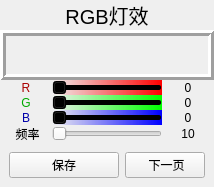
          <widget class="QWidget" name="page_rgb">
           <layout class="QVBoxLayout" name="verticalLayout_19">
            <property name="spacing">
             <number>0</number>
            </property>
            <property name="leftMargin">
             <number>0</number>
            </property>
            <property name="topMargin">
             <number>0</number>
            </property>
            <property name="rightMargin">
             <number>0</number>
            </property>
            <property name="bottomMargin">
             <number>0</number>
            </property>
            <item>
             <widget class="QLabel" name="label_14">
              <property name="font">
               <font>
                <pointsize>15</pointsize>
               </font>
              </property>
              <property name="text">
               <string>RGB灯效</string>
              </property>
              <property name="alignment">
               <set>Qt::AlignCenter</set>
              </property>
             </widget>
            </item>
            <item>
             <widget class="QFrame" name="frame_color">
              <property name="minimumSize">
               <size>
                <width>0</width>
                <height>50</height>
               </size>
              </property>
              <property name="frameShape">
               <enum>QFrame::Box</enum>
              </property>
              <property name="frameShadow">
               <enum>QFrame::Raised</enum>
              </property>
              <property name="lineWidth">
               <number>3</number>
              </property>
              <property name="midLineWidth">
               <number>0</number>
              </property>
             </widget>
            </item>
            <item>
             <widget class="QWidget" name="widget_8" native="true">
              <layout class="QHBoxLayout" name="horizontalLayout_7">
               <property name="spacing">
                <number>0</number>
               </property>
               <property name="leftMargin">
                <number>0</number>
               </property>
               <property name="topMargin">
                <number>0</number>
               </property>
               <property name="rightMargin">
                <number>0</number>
               </property>
               <property name="bottomMargin">
                <number>0</number>
               </property>
               <item>
                <widget class="QLabel" name="label_R">
                 <property name="styleSheet">
                  <string notr="true">color: rgb(170, 0, 0);
font: 9pt &quot;黑体&quot;;</string>
                 </property>
                 <property name="text">
                  <string>R</string>
                 </property>
                 <property name="alignment">
                  <set>Qt::AlignCenter</set>
                 </property>
                </widget>
               </item>
               <item>
                <widget class="QSlider" name="slider_R">
                 <property name="maximumSize">
                  <size>
                   <width>110</width>
                   <height>16777215</height>
                  </size>
                 </property>
                 <property name="styleSheet">
                  <string notr="true">background-color: qlineargradient(spread:pad, x1:0, y1:0, x2:1, y2:0, stop:0 rgba(0, 0, 0, 0), stop:1 rgba(255, 0, 0, 255));</string>
                 </property>
                 <property name="maximum">
                  <number>255</number>
                 </property>
                 <property name="orientation">
                  <enum>Qt::Horizontal</enum>
                 </property>
                </widget>
               </item>
               <item>
                <widget class="QLabel" name="label_R_value">
                 <property name="text">
                  <string>0</string>
                 </property>
                 <property name="alignment">
                  <set>Qt::AlignCenter</set>
                 </property>
                </widget>
               </item>
              </layout>
             </widget>
            </item>
            <item>
             <widget class="QWidget" name="widget_5" native="true">
              <layout class="QHBoxLayout" name="horizontalLayout_4">
               <property name="spacing">
                <number>0</number>
               </property>
               <property name="leftMargin">
                <number>0</number>
               </property>
               <property name="topMargin">
                <number>0</number>
               </property>
               <property name="rightMargin">
                <number>0</number>
               </property>
               <property name="bottomMargin">
                <number>0</number>
               </property>
               <item>
                <widget class="QLabel" name="label_G">
                 <property name="styleSheet">
                  <string notr="true">color: rgb(0, 170, 0);
font: 9pt &quot;黑体&quot;;</string>
                 </property>
                 <property name="text">
                  <string>G</string>
                 </property>
                 <property name="alignment">
                  <set>Qt::AlignCenter</set>
                 </property>
                </widget>
               </item>
               <item>
                <widget class="QSlider" name="slider_G">
                 <property name="maximumSize">
                  <size>
                   <width>110</width>
                   <height>16777215</height>
                  </size>
                 </property>
                 <property name="styleSheet">
                  <string notr="true">background-color: qlineargradient(spread:pad, x1:0, y1:0, x2:1, y2:0, stop:0 rgba(0, 0, 0, 0), stop:1 rgba(0, 255, 0, 255));</string>
                 </property>
                 <property name="maximum">
                  <number>255</number>
                 </property>
                 <property name="orientation">
                  <enum>Qt::Horizontal</enum>
                 </property>
                </widget>
               </item>
               <item>
                <widget class="QLabel" name="label_G_value">
                 <property name="text">
                  <string>0</string>
                 </property>
                 <property name="alignment">
                  <set>Qt::AlignCenter</set>
                 </property>
                </widget>
               </item>
              </layout>
             </widget>
            </item>
            <item>
             <widget class="QWidget" name="widget_6" native="true">
              <layout class="QHBoxLayout" name="horizontalLayout_5">
               <property name="spacing">
                <number>0</number>
               </property>
               <property name="leftMargin">
                <number>0</number>
               </property>
               <property name="topMargin">
                <number>0</number>
               </property>
               <property name="rightMargin">
                <number>0</number>
               </property>
               <property name="bottomMargin">
                <number>0</number>
               </property>
               <item>
                <widget class="QLabel" name="label_B">
                 <property name="styleSheet">
                  <string notr="true">color: rgb(0, 0, 170);
font: 9pt &quot;黑体&quot;;</string>
                 </property>
                 <property name="text">
                  <string>B</string>
                 </property>
                 <property name="alignment">
                  <set>Qt::AlignCenter</set>
                 </property>
                </widget>
               </item>
               <item>
                <widget class="QSlider" name="slider_B">
                 <property name="maximumSize">
                  <size>
                   <width>110</width>
                   <height>16777215</height>
                  </size>
                 </property>
                 <property name="styleSheet">
                  <string notr="true">background-color: qlineargradient(spread:pad, x1:0, y1:0, x2:1, y2:0, stop:0 rgba(0, 0, 0, 0), stop:1 rgba(0, 0, 255, 255));</string>
                 </property>
                 <property name="maximum">
                  <number>255</number>
                 </property>
                 <property name="orientation">
                  <enum>Qt::Horizontal</enum>
                 </property>
                </widget>
               </item>
               <item>
                <widget class="QLabel" name="label_B_value">
                 <property name="text">
                  <string>0</string>
                 </property>
                 <property name="alignment">
                  <set>Qt::AlignCenter</set>
                 </property>
                </widget>
               </item>
              </layout>
             </widget>
            </item>
            <item>
             <widget class="QWidget" name="widget_7" native="true">
              <layout class="QHBoxLayout" name="horizontalLayout_6">
               <property name="spacing">
                <number>0</number>
               </property>
               <property name="leftMargin">
                <number>0</number>
               </property>
               <property name="topMargin">
                <number>0</number>
               </property>
               <property name="rightMargin">
                <number>0</number>
               </property>
               <property name="bottomMargin">
                <number>0</number>
               </property>
               <item>
                <widget class="QLabel" name="label_interval">
                 <property name="text">
                  <string> 频率</string>
                 </property>
                 <property name="alignment">
                  <set>Qt::AlignCenter</set>
                 </property>
                </widget>
               </item>
               <item>
                <widget class="QSlider" name="slider_interval">
                 <property name="maximumSize">
                  <size>
                   <width>110</width>
                   <height>16777215</height>
                  </size>
                 </property>
                 <property name="layoutDirection">
                  <enum>Qt::LeftToRight</enum>
                 </property>
                 <property name="styleSheet">
                  <string notr="true"/>
                 </property>
                 <property name="minimum">
                  <number>10</number>
                 </property>
                 <property name="maximum">
                  <number>255</number>
                 </property>
                 <property name="value">
                  <number>10</number>
                 </property>
                 <property name="orientation">
                  <enum>Qt::Horizontal</enum>
                 </property>
                </widget>
               </item>
               <item>
                <widget class="QLabel" name="label_interval_value">
                 <property name="text">
                  <string>10</string>
                 </property>
                 <property name="alignment">
                  <set>Qt::AlignCenter</set>
                 </property>
                </widget>
               </item>
              </layout>
             </widget>
            </item>
            <item>
             <widget class="QWidget" name="widget_23" native="true">
              <layout class="QHBoxLayout" name="horizontalLayout_30">
               <item>
                <widget class="QPushButton" name="pushButton_save_rgb">
                 <property name="minimumSize">
                  <size>
                   <width>110</width>
                   <height>0</height>
                  </size>
                 </property>
                 <property name="text">
                  <string>保存</string>
                 </property>
                </widget>
               </item>
               <item>
                <widget class="QPushButton" name="pushButton_RGB_next_page">
                 <property name="minimumSize">
                  <size>
                   <width>10</width>
                   <height>0</height>
                  </size>
                 </property>
                 <property name="text">
                  <string> 下一页</string>
                 </property>
                </widget>
               </item>
              </layout>
             </widget>
            </item>
           </layout>
          </widget>
